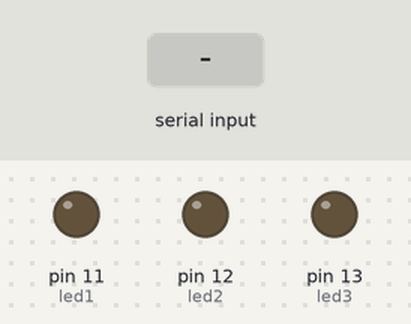
Simulated run of this sketch. Board: Arduino Uno, built with avr-gcc and run on an emulated ATmega328P. Parts: output pins drawn as LEDs (lit = HIGH). Inputs (shaded band) come from the test bench.

Above: at 1.2 s.
1.3 s: "1" received over Serial
At 2.6 s:
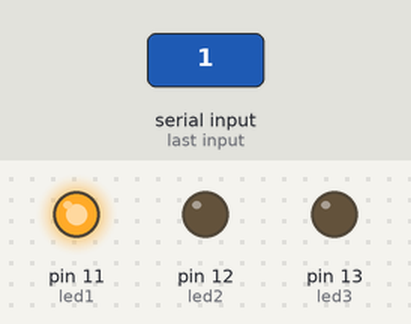
2.9 s: "3" received over Serial
At 4.0 s:
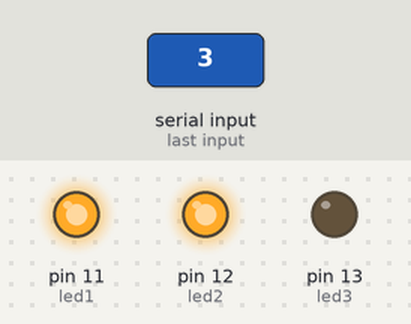
4.5 s: "2" received over Serial
At 5.2 s:
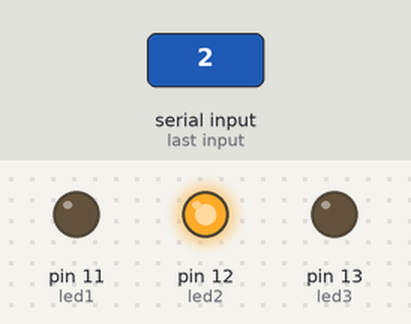
6.1 s: "5" received over Serial
At 7.4 s:
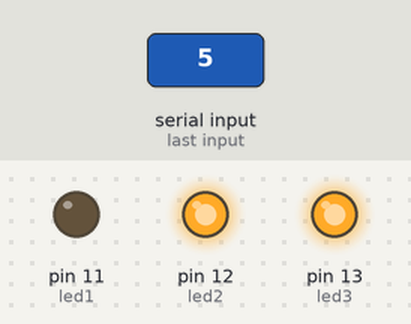
7.7 s: "4" received over Serial
At 8.9 s:
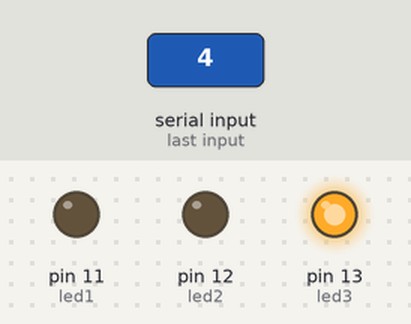
9.3 s: "6" received over Serial
At 10.1 s:
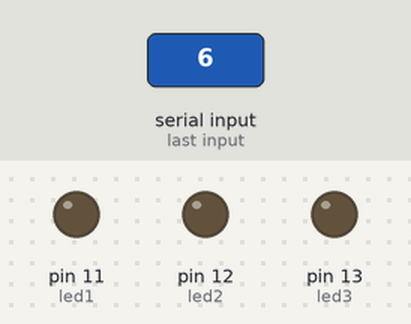
Timing chart, 0 to 11.9 s (numbered marks = the images above; inputs shaded):
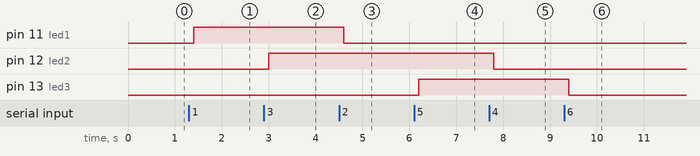

Measured:
- after the input at 1.3 s, pin 11 (led1): LOW → HIGH after 0.10 s
- after the input at 2.9 s, pin 12 (led2): LOW → HIGH after 0.10 s
- after the input at 4.5 s, pin 11 (led1): HIGH → LOW after 0.10 s
- after the input at 6.1 s, pin 13 (led3): LOW → HIGH after 0.10 s
- after the input at 7.7 s, pin 12 (led2): HIGH → LOW after 0.10 s
- after the input at 9.3 s, pin 13 (led3): HIGH → LOW after 0.10 s

The sketch:

bluetooth_ile_led_yakma.ino
```cpp
//Bluetooth bağlantısı

//Bluetooth pinleri      Arduino pin girişleri
//Vcc------------------>>> Vcc
//GND------------------>>> GND
//TXD------------------>>> RXD
//RXD------------------>>> TXD

int data;
int led1=11;
int led2=12;
int led3=13;
void setup()
{
pinMode(led1,OUTPUT);
pinMode(led2,OUTPUT);
pinMode(led3,OUTPUT);
Serial.begin(9600);   //Seri iletişimi başlatır
}
void loop()
{
if(Serial.available()) // Eğer Bluetooth bağlantısı varsa kodaları çalıştırır
{
int data = Serial.read();
delay(100);
if(data=='1')
digitalWrite(led1,1);
if(data=='2')
digitalWrite(led1,0);
if(data=='3')
digitalWrite(led2,1);
if(data=='4')
digitalWrite(led2,0);
if(data=='5')
digitalWrite(led3,1);
if(data=='6')
digitalWrite(led3,0);
delay(100);
}
}
```
